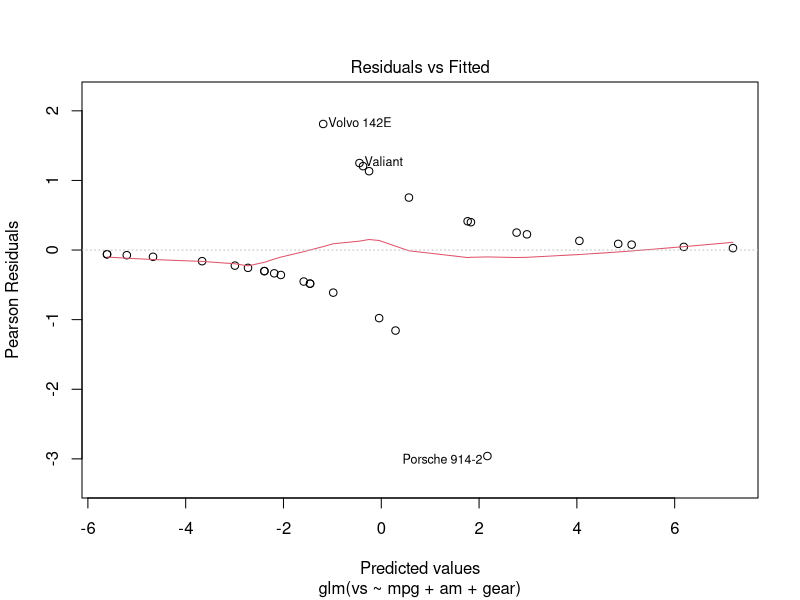
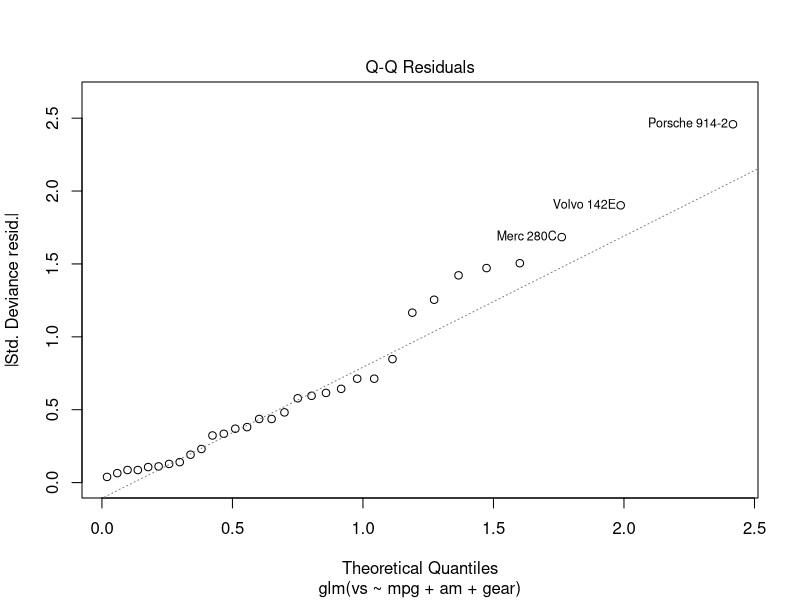
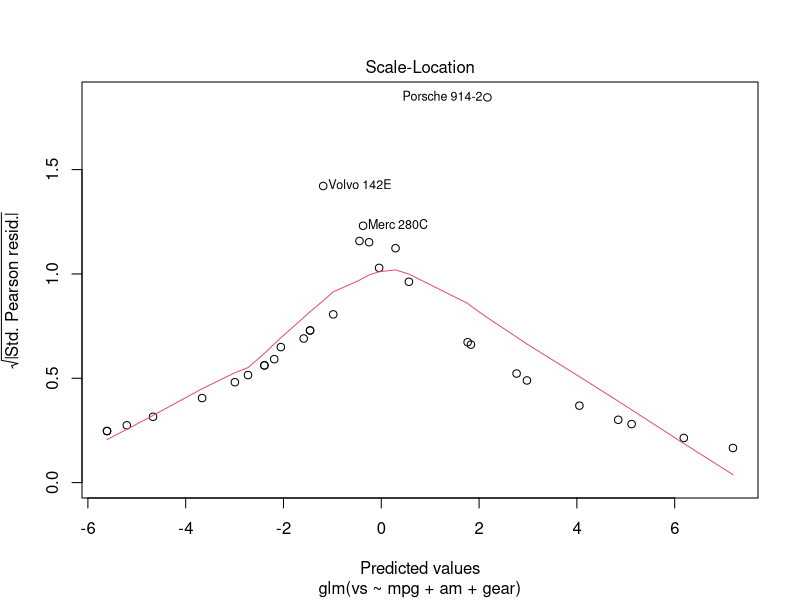
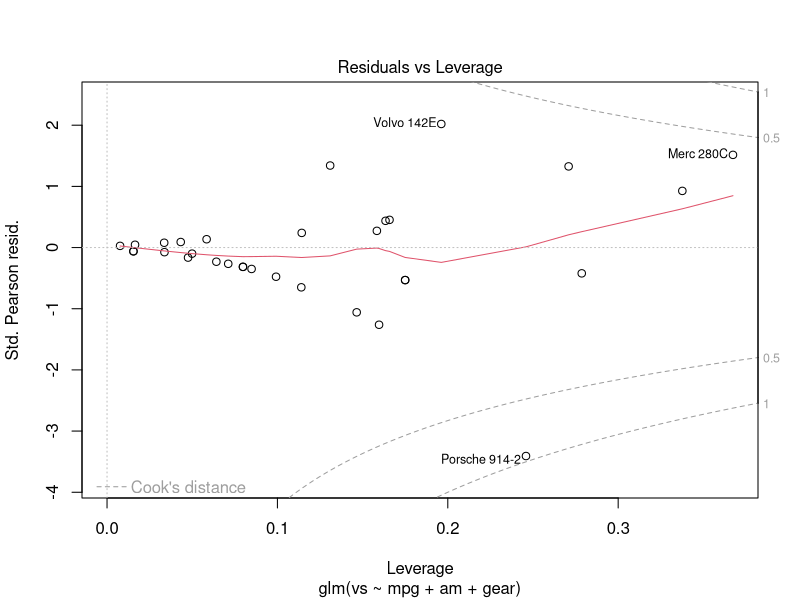

The R script that drew these images, in order:
# 로지스틱 회귀분석

data(mtcars)
str(mtcars)
View(mtcars)

df <- mtcars

# vs factor
df$vs <- as.factor(df$vs)

# logit
df_logit <- glm(vs ~ mpg + am + gear, data = df, family = binomial())
summary(df_logit)

# 회귀계수
coef(df_logit)

# exp -> 1단위 증가시 odds증가량
exp(coef(df_logit))

# 신뢰구간
confint(df_logit, parm = "mpg")
exp(confint(df_logit, parm = "mpg"))

# 로지스틱 회귀분석 적합결과
fitted(df_logit)

result_df <- data.frame(fitted(df_logit))
result_df$vs_result <- ifelse(result_df$fitted.df_logit. > 0.5, 1, 0)
result_df$vs <- df$vs

table(result_df$vs_result == result_df$vs)

# 잔차분석
par(mfrow = c(1,1))
plot(df_logit)
# 1 : 잔차 ~ 회귀선 -> 1) 잔차 형태가 커브 : 선형성 의심, 2) 등분산성 의심
# 2 : QQplot -> 정규성
# 3: scaled 잔차 ~ 회귀선 -> 등분산성
# 4 : 이상치 확인